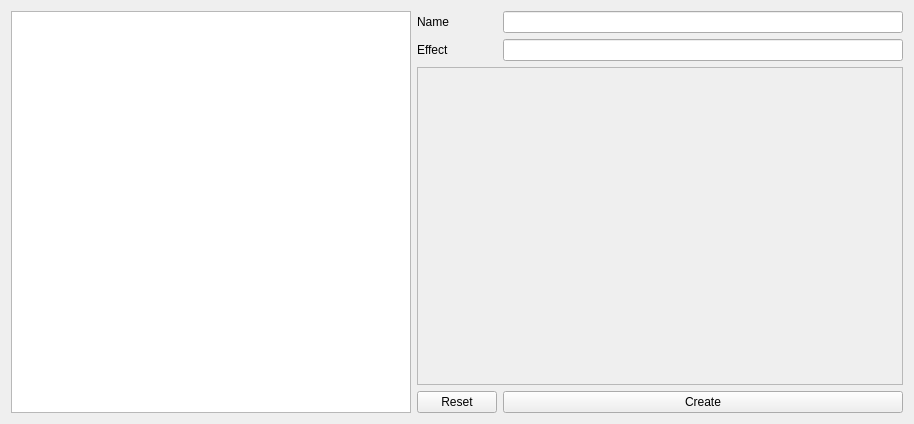
<?xml version="1.0" encoding="UTF-8"?>
<ui version="4.0">
 <class>Form</class>
 <widget class="QWidget" name="Form">
  <property name="geometry">
   <rect>
    <x>0</x>
    <y>0</y>
    <width>914</width>
    <height>424</height>
   </rect>
  </property>
  <property name="windowTitle">
   <string>Form</string>
  </property>
  <layout class="QGridLayout" name="gridLayout">
   <item row="1" column="2">
    <widget class="QLineEdit" name="lineEdit_materialEffect"/>
   </item>
   <item row="0" column="2">
    <widget class="QLineEdit" name="lineEdit_materialName"/>
   </item>
   <item row="0" column="1">
    <widget class="QLabel" name="label">
     <property name="maximumSize">
      <size>
       <width>50</width>
       <height>16777215</height>
      </size>
     </property>
     <property name="text">
      <string>Name</string>
     </property>
    </widget>
   </item>
   <item row="1" column="1">
    <widget class="QLabel" name="label_2">
     <property name="maximumSize">
      <size>
       <width>50</width>
       <height>16777215</height>
      </size>
     </property>
     <property name="text">
      <string>Effect</string>
     </property>
    </widget>
   </item>
   <item row="3" column="1">
    <widget class="QPushButton" name="pushButton_reset">
     <property name="text">
      <string>Reset</string>
     </property>
    </widget>
   </item>
   <item row="3" column="2">
    <widget class="QPushButton" name="pushButton_createMaterial">
     <property name="text">
      <string>Create</string>
     </property>
    </widget>
   </item>
   <item row="0" column="0" rowspan="4">
    <widget class="QListWidget" name="listWidget_materialList"/>
   </item>
   <item row="2" column="1" colspan="2">
    <widget class="QWidget" name="widget_textureForm" native="true">
     <layout class="QVBoxLayout" name="verticalLayout">
      <property name="spacing">
       <number>0</number>
      </property>
      <property name="leftMargin">
       <number>0</number>
      </property>
      <property name="topMargin">
       <number>0</number>
      </property>
      <property name="rightMargin">
       <number>0</number>
      </property>
      <property name="bottomMargin">
       <number>0</number>
      </property>
      <item>
       <widget class="QScrollArea" name="scrollArea">
        <property name="widgetResizable">
         <bool>true</bool>
        </property>
        <widget class="QWidget" name="scrollAreaWidgetContents">
         <property name="geometry">
          <rect>
           <x>0</x>
           <y>0</y>
           <width>483</width>
           <height>323</height>
          </rect>
         </property>
        </widget>
       </widget>
      </item>
     </layout>
    </widget>
   </item>
  </layout>
 </widget>
 <resources/>
 <connections/>
</ui>
